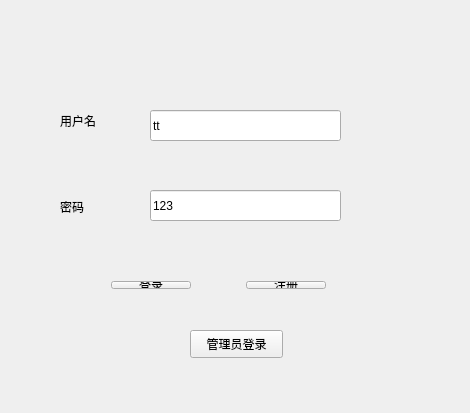
<?xml version="1.0" encoding="UTF-8"?>
<ui version="4.0">
 <class>Widget</class>
 <widget class="QWidget" name="Widget">
  <property name="geometry">
   <rect>
    <x>0</x>
    <y>0</y>
    <width>470</width>
    <height>413</height>
   </rect>
  </property>
  <property name="windowTitle">
   <string>Widget</string>
  </property>
  <widget class="QLabel" name="label">
   <property name="geometry">
    <rect>
     <x>60</x>
     <y>90</y>
     <width>131</width>
     <height>61</height>
    </rect>
   </property>
   <property name="text">
    <string>用户名</string>
   </property>
  </widget>
  <widget class="QLabel" name="label_2">
   <property name="geometry">
    <rect>
     <x>60</x>
     <y>176</y>
     <width>131</width>
     <height>61</height>
    </rect>
   </property>
   <property name="text">
    <string>密码</string>
   </property>
  </widget>
  <widget class="QLineEdit" name="userlineEdit">
   <property name="geometry">
    <rect>
     <x>150</x>
     <y>110</y>
     <width>191</width>
     <height>31</height>
    </rect>
   </property>
   <property name="text">
    <string>tt</string>
   </property>
  </widget>
  <widget class="QLineEdit" name="passwordlineEdit">
   <property name="geometry">
    <rect>
     <x>150</x>
     <y>190</y>
     <width>191</width>
     <height>31</height>
    </rect>
   </property>
   <property name="text">
    <string>123</string>
   </property>
  </widget>
  <widget class="QWidget" name="layoutWidget">
   <property name="geometry">
    <rect>
     <x>100</x>
     <y>270</y>
     <width>237</width>
     <height>30</height>
    </rect>
   </property>
   <layout class="QHBoxLayout" name="horizontalLayout">
    <item>
     <widget class="QPushButton" name="denlupushButton">
      <property name="text">
       <string>登录</string>
      </property>
     </widget>
    </item>
    <item>
     <spacer name="horizontalSpacer_2">
      <property name="orientation">
       <enum>Qt::Horizontal</enum>
      </property>
      <property name="sizeHint" stdset="0">
       <size>
        <width>40</width>
        <height>20</height>
       </size>
      </property>
     </spacer>
    </item>
    <item>
     <spacer name="horizontalSpacer">
      <property name="orientation">
       <enum>Qt::Horizontal</enum>
      </property>
      <property name="sizeHint" stdset="0">
       <size>
        <width>40</width>
        <height>20</height>
       </size>
      </property>
     </spacer>
    </item>
    <item>
     <spacer name="horizontalSpacer_5">
      <property name="orientation">
       <enum>Qt::Horizontal</enum>
      </property>
      <property name="sizeHint" stdset="0">
       <size>
        <width>40</width>
        <height>20</height>
       </size>
      </property>
     </spacer>
    </item>
    <item>
     <spacer name="horizontalSpacer_4">
      <property name="orientation">
       <enum>Qt::Horizontal</enum>
      </property>
      <property name="sizeHint" stdset="0">
       <size>
        <width>40</width>
        <height>20</height>
       </size>
      </property>
     </spacer>
    </item>
    <item>
     <spacer name="horizontalSpacer_6">
      <property name="orientation">
       <enum>Qt::Horizontal</enum>
      </property>
      <property name="sizeHint" stdset="0">
       <size>
        <width>40</width>
        <height>20</height>
       </size>
      </property>
     </spacer>
    </item>
    <item>
     <spacer name="horizontalSpacer_3">
      <property name="orientation">
       <enum>Qt::Horizontal</enum>
      </property>
      <property name="sizeHint" stdset="0">
       <size>
        <width>40</width>
        <height>20</height>
       </size>
      </property>
     </spacer>
    </item>
    <item>
     <widget class="QPushButton" name="zhuchepushButton">
      <property name="text">
       <string>注册</string>
      </property>
     </widget>
    </item>
   </layout>
  </widget>
  <widget class="QPushButton" name="pushButton">
   <property name="geometry">
    <rect>
     <x>190</x>
     <y>330</y>
     <width>93</width>
     <height>28</height>
    </rect>
   </property>
   <property name="text">
    <string>管理员登录</string>
   </property>
  </widget>
 </widget>
 <layoutdefault spacing="6" margin="11"/>
 <resources/>
 <connections/>
</ui>
